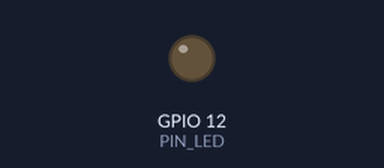
Bench run of a program on a simulated Raspberry Pi (BCM pin numbers). Shown: output pins drawn as LEDs (lit = HIGH).

Above: at 0.05 s.
At 0.95 s:
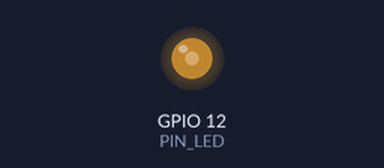
At 1.9 s:
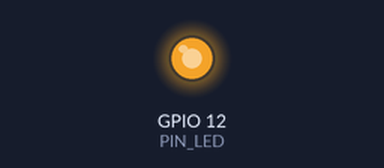
At 3.8 s:
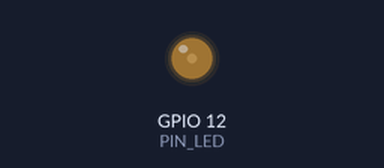
Timing chart, 0 to 5.5 s (numbered marks = the images above):
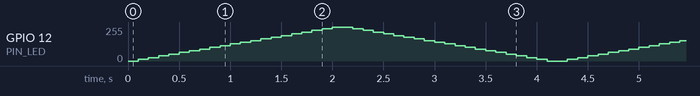

The program:

led_fade.py
```python
import RPi.GPIO as GPIO
import time

PIN_LED = 12
GPIO.setmode(GPIO.BCM)
GPIO.setup(PIN_LED, GPIO.OUT)

pwm = GPIO.PWM(PIN_LED, 50)  # PWM 인스턴스 생성, 주파수 설정
pwm.start(0)  # duty_cycle (0~100)

try:
    while True:
        for i in range(0, 101, 5):
            pwm.ChangeDutyCycle(i)
            time.sleep(0.1)
        for i in range(100, -1, -5):
            pwm.ChangeDutyCycle(i)
            time.sleep(0.1)
finally:
    pwm.stop()    # PWM 종료
    GPIO.cleanup()
```
